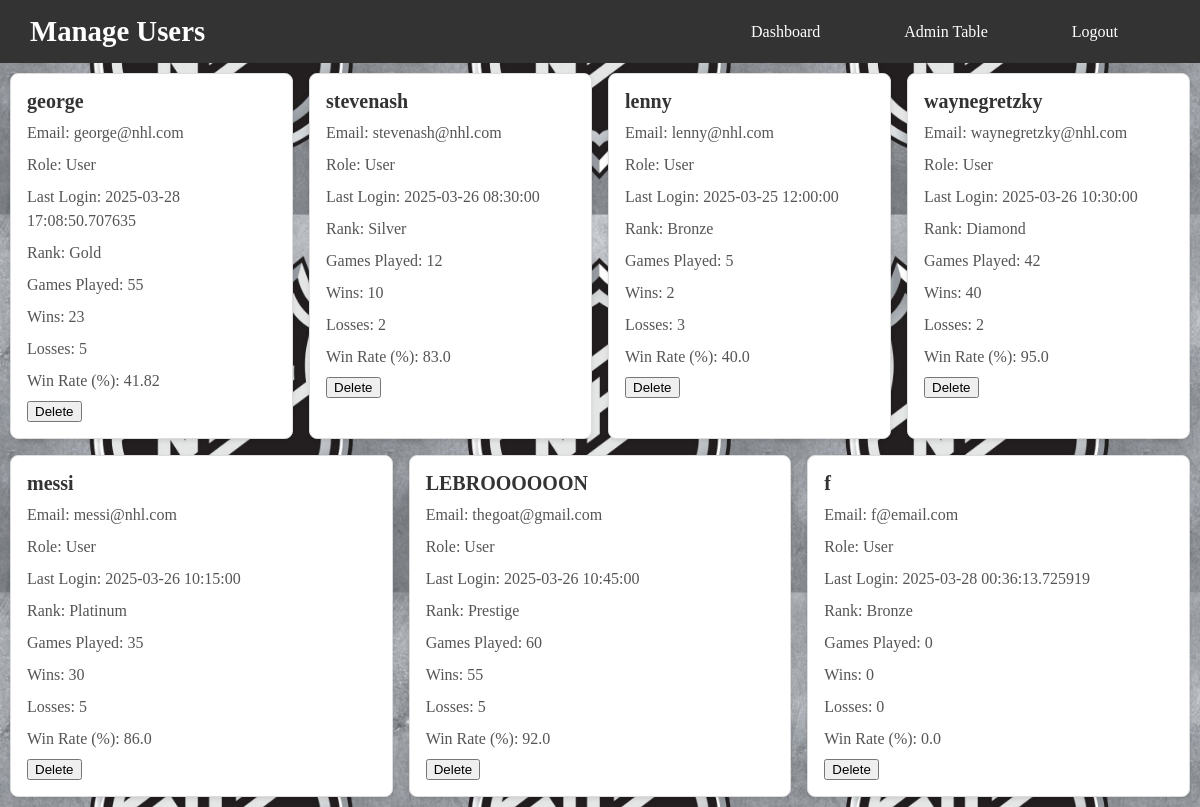
The app's page /manageUsers (signed in), older data.
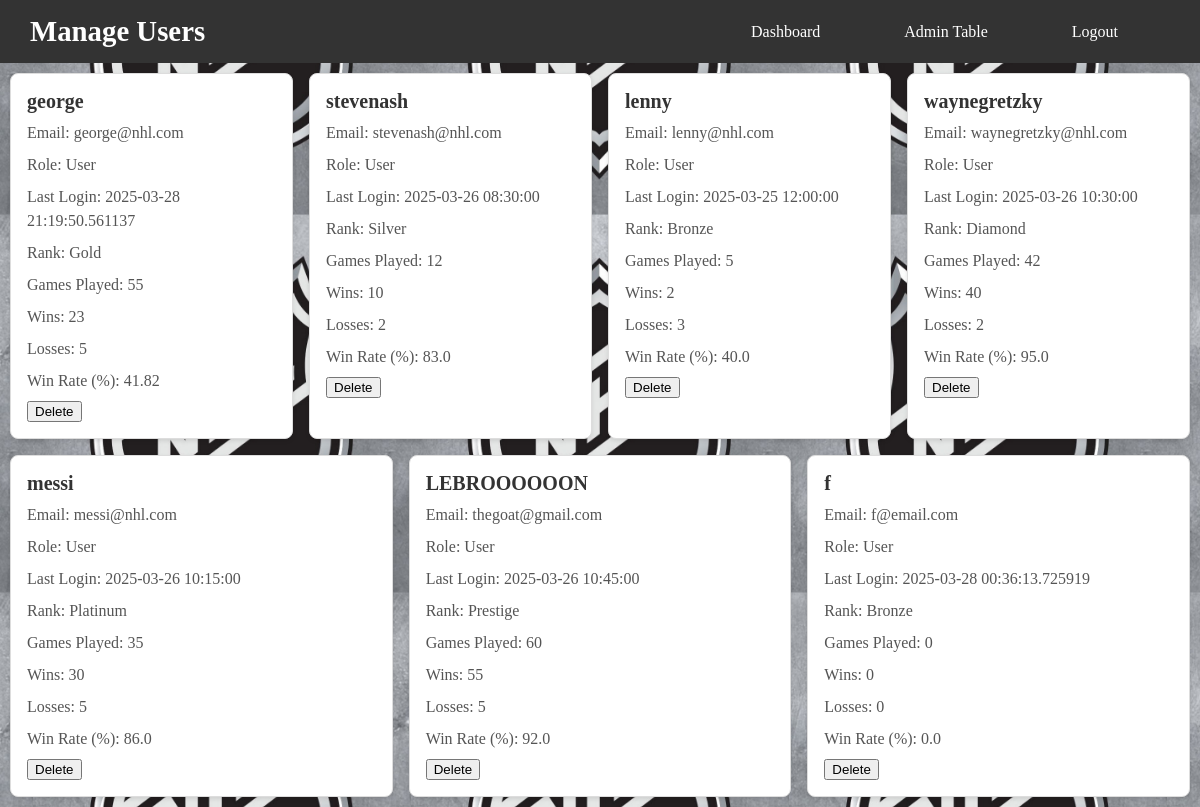
The same page, newer data.
### app/api.py (models this page shows, shortened)
class User(UserMixin, db.Model):
    __tablename__ = 'user'
    __table_args__ = {'extend_existing': True}
    id = db.Column(db.Integer, primary_key=True)
    username = db.Column(db.String(80), unique=True, nullable=False)
    password = db.Column(db.String(80), unique=True, nullable=False)
    email = db.Column(db.String(120), unique=True, nullable=False)
    last_login = db.Column(db.DateTime, default=datetime.utcnow, onupdate=datetime.utcnow)
    player_rank = db.Column(db.String(50), nullable=False, default="Bronze")
    total_games_played = db.Column(db.Integer, nullable=False, default=0)
    wins = db.Column(db.Integer, nullable=False, default=0)
    losses = db.Column(db.Integer, nullable=False, default=0)
    win_rate = db.Column(db.Float, nullable=False, default=0.0)

### app/app.py (the view)
@app.route("/manageUsers")
@login_required
def manage_users():
    users = User.query.all()
    return render_template("Admin/manageUsers.html", users=users)

### app/app.py (called while the page is built)
@login_manager.user_loader
def load_user(user_id):
    admin_user = Admin.query.get(int(user_id))  # Check if the user is an admin
    if admin_user:
        return admin_user
    user = User.query.get(int(user_id))     # Check if the user is a regular user
    return user

### app/templates/Admin/manageUsers.html (shortened to what this page needs)
<!DOCTYPE html>
<html lang="en">
<head>
    <link href="../static/CSS/pages/adminStyles.css" rel="stylesheet" type="text/css">
    <link href="../static/CSS/pages/index.css" rel="stylesheet" type="text/css">
    <link href="../static/CSS/components/basics.css" rel="stylesheet" type="text/css">
    <link href="../static/CSS/components/container.css" rel="stylesheet" type="text/css">
</head>
<body>
    <header>
        <nav class="navbar">
                <h1>Manage Users</h1>
                <ul class="nav-links">
                    <li><a href="{{ url_for('admin_home') }}">Dashboard</a></li>
                    <li><a href="{{ url_for('admin_table') }}">Admin Table</a></li>
                    <li><a href="{{ url_for('logout') }}">Logout</a></li>
                </ul>
        </nav>
    </header>
    <div class="user-card-container">
        {% for user in users %}
        <div class="user-card">
            <h3>{{ user.username }}</h3>
            <p>Email: {{ user.email }}</p>
            <p>Role: User</p>
            <p>Last Login: {{ user.last_login }}</p>
            <p>Rank: {{ user.player_rank }}</p>
            <p>Games Played: {{ user.total_games_played }}</p>
            <p>Wins: {{ user.wins }}</p>
            <p>Losses: {{ user.losses }}</p>
            <p>Win Rate (%):  {{ user.win_rate }}</p>
            <div class="actions">
                <form action="{{ url_for('delete_user', user_id=user.id) }}" method="POST" style="display:inline;" onsubmit="return confirm('Are you sure you want to delete this user?');">
                    <button type="submit" class="delete">Delete</button>
                </form>
            </div>
        </div>
        {% endfor %}
    </div>
</body>
</html>

Row changes from the older to the newer data that the page shows:
changed User "george": last_login "2025-03-28 17:08:50.707635" → "2025-03-28 21:19:50.561137"
